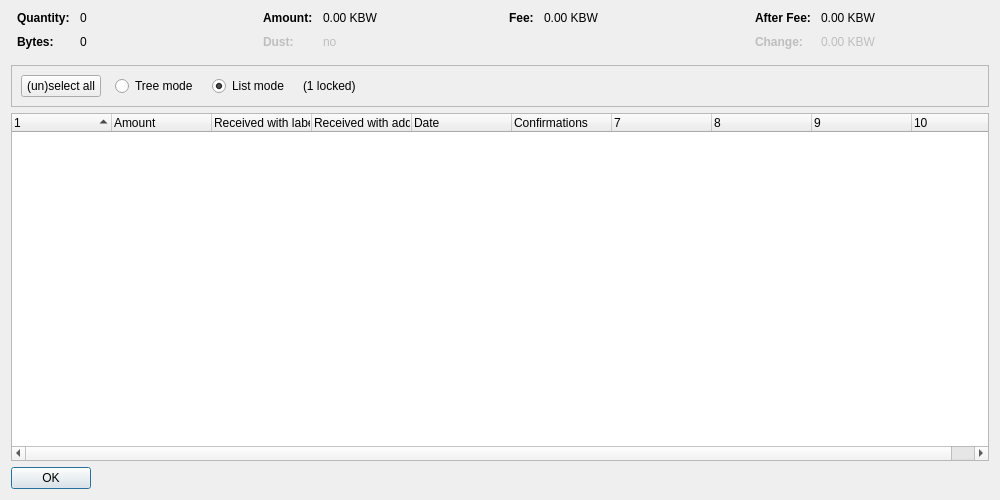
<?xml version="1.0" encoding="UTF-8"?>
<ui version="4.0">
 <class>CoinControlDialog</class>
 <widget class="QDialog" name="CoinControlDialog">
  <property name="geometry">
   <rect>
    <x>0</x>
    <y>0</y>
    <width>1000</width>
    <height>500</height>
   </rect>
  </property>
  <property name="windowTitle">
   <string>Coin Selection</string>
  </property>
  <layout class="QVBoxLayout" name="verticalLayout">
   <item>
    <layout class="QHBoxLayout" name="horizontalLayoutTop" stretch="0,0,0,0">
     <property name="topMargin">
      <number>0</number>
     </property>
     <property name="bottomMargin">
      <number>10</number>
     </property>
     <item>
      <layout class="QFormLayout" name="formLayoutCoinControl1">
       <property name="horizontalSpacing">
        <number>10</number>
       </property>
       <property name="verticalSpacing">
        <number>10</number>
       </property>
       <property name="leftMargin">
        <number>6</number>
       </property>
       <property name="rightMargin">
        <number>6</number>
       </property>
       <item row="0" column="0">
        <widget class="QLabel" name="labelCoinControlQuantityText">
         <property name="font">
          <font>
           <weight>75</weight>
           <bold>true</bold>
          </font>
         </property>
         <property name="text">
          <string>Quantity:</string>
         </property>
        </widget>
       </item>
       <item row="0" column="1">
        <widget class="QLabel" name="labelCoinControlQuantity">
         <property name="cursor">
          <cursorShape>IBeamCursor</cursorShape>
         </property>
         <property name="contextMenuPolicy">
          <enum>Qt::ActionsContextMenu</enum>
         </property>
         <property name="text">
          <string notr="true">0</string>
         </property>
         <property name="textInteractionFlags">
          <set>Qt::LinksAccessibleByMouse|Qt::TextSelectableByKeyboard|Qt::TextSelectableByMouse</set>
         </property>
        </widget>
       </item>
       <item row="1" column="0">
        <widget class="QLabel" name="labelCoinControlBytesText">
         <property name="font">
          <font>
           <weight>75</weight>
           <bold>true</bold>
          </font>
         </property>
         <property name="text">
          <string>Bytes:</string>
         </property>
        </widget>
       </item>
       <item row="1" column="1">
        <widget class="QLabel" name="labelCoinControlBytes">
         <property name="cursor">
          <cursorShape>IBeamCursor</cursorShape>
         </property>
         <property name="contextMenuPolicy">
          <enum>Qt::ActionsContextMenu</enum>
         </property>
         <property name="text">
          <string notr="true">0</string>
         </property>
         <property name="textInteractionFlags">
          <set>Qt::LinksAccessibleByMouse|Qt::TextSelectableByKeyboard|Qt::TextSelectableByMouse</set>
         </property>
        </widget>
       </item>
      </layout>
     </item>
     <item>
      <layout class="QFormLayout" name="formLayoutCoinControl2">
       <property name="horizontalSpacing">
        <number>10</number>
       </property>
       <property name="verticalSpacing">
        <number>10</number>
       </property>
       <property name="leftMargin">
        <number>6</number>
       </property>
       <property name="rightMargin">
        <number>6</number>
       </property>
       <item row="0" column="0">
        <widget class="QLabel" name="labelCoinControlAmountText">
         <property name="font">
          <font>
           <weight>75</weight>
           <bold>true</bold>
          </font>
         </property>
         <property name="text">
          <string>Amount:</string>
         </property>
        </widget>
       </item>
       <item row="0" column="1">
        <widget class="QLabel" name="labelCoinControlAmount">
         <property name="cursor">
          <cursorShape>IBeamCursor</cursorShape>
         </property>
         <property name="contextMenuPolicy">
          <enum>Qt::ActionsContextMenu</enum>
         </property>
         <property name="text">
          <string notr="true">0.00 KBW</string>
         </property>
         <property name="textInteractionFlags">
          <set>Qt::LinksAccessibleByMouse|Qt::TextSelectableByKeyboard|Qt::TextSelectableByMouse</set>
         </property>
        </widget>
       </item>
       <item row="1" column="0">
        <widget class="QLabel" name="labelCoinControlLowOutputText">
         <property name="enabled">
          <bool>false</bool>
         </property>
         <property name="font">
          <font>
           <weight>75</weight>
           <bold>true</bold>
          </font>
         </property>
         <property name="text">
          <string>Dust:</string>
         </property>
        </widget>
       </item>
       <item row="1" column="1">
        <widget class="QLabel" name="labelCoinControlLowOutput">
         <property name="enabled">
          <bool>false</bool>
         </property>
         <property name="cursor">
          <cursorShape>IBeamCursor</cursorShape>
         </property>
         <property name="contextMenuPolicy">
          <enum>Qt::ActionsContextMenu</enum>
         </property>
         <property name="text">
          <string notr="true">no</string>
         </property>
         <property name="textInteractionFlags">
          <set>Qt::LinksAccessibleByMouse|Qt::TextSelectableByKeyboard|Qt::TextSelectableByMouse</set>
         </property>
        </widget>
       </item>
      </layout>
     </item>
     <item>
      <layout class="QFormLayout" name="formLayoutCoinControl3">
       <property name="horizontalSpacing">
        <number>10</number>
       </property>
       <property name="verticalSpacing">
        <number>10</number>
       </property>
       <property name="leftMargin">
        <number>6</number>
       </property>
       <property name="rightMargin">
        <number>6</number>
       </property>
       <item row="0" column="0">
        <widget class="QLabel" name="labelCoinControlFeeText">
         <property name="font">
          <font>
           <weight>75</weight>
           <bold>true</bold>
          </font>
         </property>
         <property name="text">
          <string>Fee:</string>
         </property>
        </widget>
       </item>
       <item row="0" column="1">
        <widget class="QLabel" name="labelCoinControlFee">
         <property name="cursor">
          <cursorShape>IBeamCursor</cursorShape>
         </property>
         <property name="contextMenuPolicy">
          <enum>Qt::ActionsContextMenu</enum>
         </property>
         <property name="text">
          <string notr="true">0.00 KBW</string>
         </property>
         <property name="textInteractionFlags">
          <set>Qt::LinksAccessibleByMouse|Qt::TextSelectableByKeyboard|Qt::TextSelectableByMouse</set>
         </property>
        </widget>
       </item>
      </layout>
     </item>
     <item>
      <layout class="QFormLayout" name="formLayoutCoinControl4">
       <property name="horizontalSpacing">
        <number>10</number>
       </property>
       <property name="verticalSpacing">
        <number>10</number>
       </property>
       <property name="leftMargin">
        <number>6</number>
       </property>
       <property name="rightMargin">
        <number>6</number>
       </property>
       <item row="0" column="0">
        <widget class="QLabel" name="labelCoinControlAfterFeeText">
         <property name="font">
          <font>
           <weight>75</weight>
           <bold>true</bold>
          </font>
         </property>
         <property name="text">
          <string>After Fee:</string>
         </property>
        </widget>
       </item>
       <item row="0" column="1">
        <widget class="QLabel" name="labelCoinControlAfterFee">
         <property name="cursor">
          <cursorShape>IBeamCursor</cursorShape>
         </property>
         <property name="contextMenuPolicy">
          <enum>Qt::ActionsContextMenu</enum>
         </property>
         <property name="text">
          <string notr="true">0.00 KBW</string>
         </property>
         <property name="textInteractionFlags">
          <set>Qt::LinksAccessibleByMouse|Qt::TextSelectableByKeyboard|Qt::TextSelectableByMouse</set>
         </property>
        </widget>
       </item>
       <item row="1" column="0">
        <widget class="QLabel" name="labelCoinControlChangeText">
         <property name="enabled">
          <bool>false</bool>
         </property>
         <property name="font">
          <font>
           <weight>75</weight>
           <bold>true</bold>
          </font>
         </property>
         <property name="text">
          <string>Change:</string>
         </property>
        </widget>
       </item>
       <item row="1" column="1">
        <widget class="QLabel" name="labelCoinControlChange">
         <property name="enabled">
          <bool>false</bool>
         </property>
         <property name="cursor">
          <cursorShape>IBeamCursor</cursorShape>
         </property>
         <property name="contextMenuPolicy">
          <enum>Qt::ActionsContextMenu</enum>
         </property>
         <property name="text">
          <string notr="true">0.00 KBW</string>
         </property>
         <property name="textInteractionFlags">
          <set>Qt::LinksAccessibleByMouse|Qt::TextSelectableByKeyboard|Qt::TextSelectableByMouse</set>
         </property>
        </widget>
       </item>
      </layout>
     </item>
    </layout>
   </item>
   <item>
    <widget class="QFrame" name="frame">
     <property name="minimumSize">
      <size>
       <width>0</width>
       <height>40</height>
      </size>
     </property>
     <property name="frameShape">
      <enum>QFrame::StyledPanel</enum>
     </property>
     <property name="frameShadow">
      <enum>QFrame::Sunken</enum>
     </property>
     <layout class="QHBoxLayout" name="horizontalLayout">
      <item>
       <layout class="QHBoxLayout" name="horizontalLayoutPanel" stretch="0,0,0,0,0">
        <property name="spacing">
         <number>14</number>
        </property>
        <item>
         <widget class="QPushButton" name="pushButtonSelectAll">
          <property name="sizePolicy">
           <sizepolicy hsizetype="Maximum" vsizetype="Fixed">
            <horstretch>0</horstretch>
            <verstretch>0</verstretch>
           </sizepolicy>
          </property>
          <property name="text">
           <string>(un)select all</string>
          </property>
          <property name="autoDefault">
           <bool>false</bool>
          </property>
         </widget>
        </item>
        <item>
         <widget class="QRadioButton" name="radioTreeMode">
          <property name="sizePolicy">
           <sizepolicy hsizetype="Maximum" vsizetype="Fixed">
            <horstretch>0</horstretch>
            <verstretch>0</verstretch>
           </sizepolicy>
          </property>
          <property name="text">
           <string>Tree mode</string>
          </property>
         </widget>
        </item>
        <item>
         <widget class="QRadioButton" name="radioListMode">
          <property name="sizePolicy">
           <sizepolicy hsizetype="Maximum" vsizetype="Fixed">
            <horstretch>0</horstretch>
            <verstretch>0</verstretch>
           </sizepolicy>
          </property>
          <property name="text">
           <string>List mode</string>
          </property>
          <property name="checked">
           <bool>true</bool>
          </property>
         </widget>
        </item>
        <item>
         <widget class="QLabel" name="labelLocked">
          <property name="text">
           <string notr="true">(1 locked)</string>
          </property>
         </widget>
        </item>
        <item>
         <spacer name="horizontalSpacer">
          <property name="orientation">
           <enum>Qt::Horizontal</enum>
          </property>
          <property name="sizeHint" stdset="0">
           <size>
            <width>40</width>
            <height>20</height>
           </size>
          </property>
         </spacer>
        </item>
       </layout>
      </item>
     </layout>
    </widget>
   </item>
   <item>
    <widget class="CoinControlTreeWidget" name="treeWidget">
     <property name="contextMenuPolicy">
      <enum>Qt::CustomContextMenu</enum>
     </property>
     <property name="sortingEnabled">
      <bool>false</bool>
     </property>
     <property name="columnCount">
      <number>10</number>
     </property>
     <attribute name="headerShowSortIndicator" stdset="0">
      <bool>true</bool>
     </attribute>
     <attribute name="headerStretchLastSection">
      <bool>false</bool>
     </attribute>
     <column>
      <property name="text">
       <string/>
      </property>
     </column>
     <column>
      <property name="text">
       <string>Amount</string>
      </property>
     </column>
     <column>
      <property name="text">
       <string>Received with label</string>
      </property>
     </column>
     <column>
      <property name="text">
       <string>Received with address</string>
      </property>
     </column>
     <column>
      <property name="text">
       <string>Date</string>
      </property>
     </column>
     <column>
      <property name="text">
       <string>Confirmations</string>
      </property>
      <property name="toolTip">
       <string>Confirmed</string>
      </property>
     </column>
     <column>
      <property name="text">
       <string/>
      </property>
     </column>
     <column>
      <property name="text">
       <string/>
      </property>
     </column>
     <column>
      <property name="text">
       <string/>
      </property>
     </column>
     <column>
      <property name="text">
       <string/>
      </property>
     </column>
    </widget>
   </item>
   <item>
    <widget class="QDialogButtonBox" name="buttonBox">
     <property name="sizePolicy">
      <sizepolicy hsizetype="Maximum" vsizetype="Fixed">
       <horstretch>0</horstretch>
       <verstretch>0</verstretch>
      </sizepolicy>
     </property>
     <property name="orientation">
      <enum>Qt::Horizontal</enum>
     </property>
     <property name="standardButtons">
      <set>QDialogButtonBox::Ok</set>
     </property>
    </widget>
   </item>
  </layout>
 </widget>
 <customwidgets>
  <customwidget>
   <class>CoinControlTreeWidget</class>
   <extends>QTreeWidget</extends>
   <header>coincontroltreewidget.h</header>
  </customwidget>
 </customwidgets>
 <resources/>
 <connections/>
</ui>
